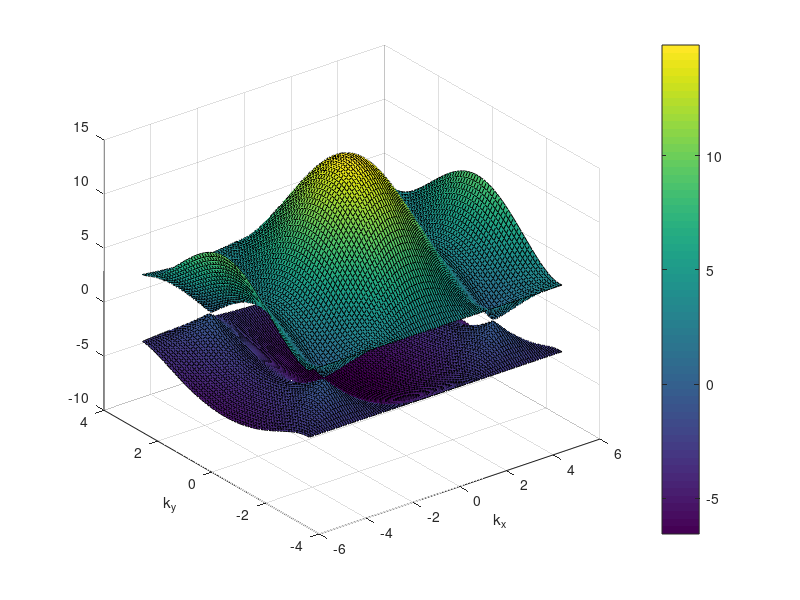

MATLAB code for this plot:
clc
clear all;
close all;

nano = 10^-9;
a = 1;
%phi_a = 1;
%phi_b = 1;
%energy dispersion relation
e2p = 0;
t = -3.033;
s = 0.129;
i = 1;
j = 1;
clear Eg2Dp;
clear Eg2Dn;
%{
for k_x = -sqrt(3)*pi/a :0.1: sqrt(3)*pi/a
    for k_y = -pi:0.1:pi
        omega = sqrt(1+4*cos(sqrt(3)*k_x*a/2)*cos(k_y*a/2)+ 4*cos(k_y*a/2)*cos(k_y*a/2));
        Eg2Dp (i,j) = (e2p + t*omega)/(1 + s*omega);
        Eg2Dn (i,j) = (e2p - t*omega)/(1 - s*omega);
        j = j+1;
    end
j = 1;
i = i+1;    
end
figure;
surf(-pi:0.1:pi, -sqrt(3)*pi/a:0.1:sqrt(3)*pi/a,  Eg2Dp);
hold on;
surf(-pi:0.1:pi, -sqrt(3)*pi/a:0.1:sqrt(3)*pi/a, Eg2Dn);
%}
k_x = -sqrt(3)*pi/a :0.1: sqrt(3)*pi/a;
k_y = -pi:0.1:pi;
for i = 1:length(k_y)
   for j = 1:length(k_x)
        omega = sqrt(1+4*cos(sqrt(3)*k_x(j)*a/2)*cos(k_y(i)*a/2)+ 4*cos(k_y(i)*a/2)*cos(k_y(i)*a/2));
        Eg2Dp (i,j) = (e2p + t*omega)/(1 + s*omega);
        Eg2Dn (i,j) = (e2p - t*omega)/(1 - s*omega);
    end
j = 1;   
end
figure ('Name','Energy Dispersion Relation 2D Graphite','NumberTitle','off');
surf(k_x, k_y,  Eg2Dp);
hold on;
surf(k_x, k_y, Eg2Dn);
colorbar;
xlabel ('k_x');
ylabel ('k_y');